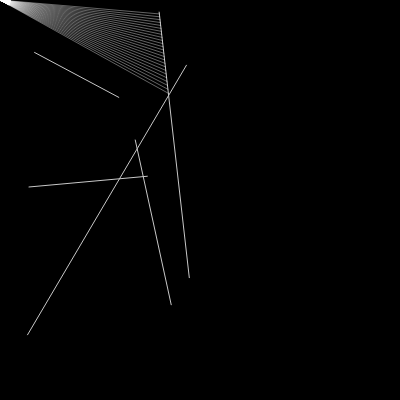
Frame 1 (no input)
Frame 60 (no input): identical to frame 1, image omitted
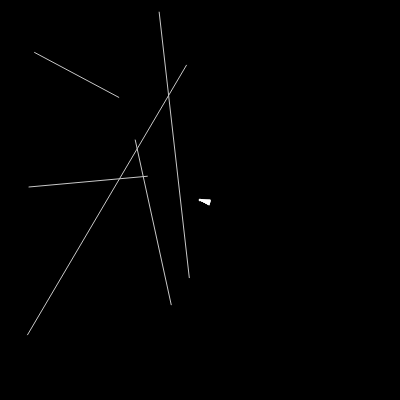
Frame 120 (the mouse pressed at the canvas centre since frame 60)

The p5.js sketch that drew these frames (run headless with seeded random() and noise() and a simulated clock; from frame 60 on, the mouse is pressed at the canvas centre):

// p5.js sketch
// ── sketch.js
let walls = []
let ray
let particle

let colors

function setup() {
   colors = [random(255), random(255), random(255), random(255), random(255)]
  createCanvas(400, 400);

  for(let i = 0; i< 5; i++) {
    walls[i] = new Wall(random(height),random(height),random(height/2),random(height/2))
  }
  
  particle = new Particle()
}

function draw() {
  background(0);
  for(let wall of walls) {
    wall.show()
  } 
    particle.update(mouseX, mouseY)
    particle.show()
    particle.look(walls)
  
}

// ── particle.js
class Particle {
  constructor() {
    this.pos = createVector(width/2, height/2)
    this.rays = []
    for(let angle = 0; angle <30; angle+= 1) {
      this.rays.push(new Ray(this.pos, radians(angle)))
    }
  }

  look(walls) {
    for(let ray of this.rays) {
      let closest = null
      let record = Infinity
      for(let wall of walls) {
        const pt = ray.cast(wall)
        if(pt) {
          const d = p5.Vector.dist(this.pos, pt)
          if(d < record) {
            record = d
            closest = pt
          }
        }
      }

      if(closest) {
        stroke(255, 100)
        line(this.pos.x, this.pos.y, closest.x, closest.y)
      }
    }
  }

  show() {
    fill(255)
    ellipse(this.pos.x, this.pos.y, 2)
    for(let ray of this.rays) {
      ray.show()
    } 
  }

  update(x, y) {
    this.pos.set(x, y)
  }
}
// ── ray.js
class Ray {
    constructor(pos, angle) {
        this.pos = pos
        this.dir = p5.Vector.fromAngle(angle)
    }

    lookAt(x, y) {
        this.dir.x = x - this.pos.x
        this.dir.y = y - this.pos.y
        this.dir.normalize()
    }
    
    show() {
        stroke(255)
        push()
        translate(this.pos.x, this.pos.y)
        line(0,0,this.dir.x*10, this.dir.y*10)
        pop()
    }

    cast(wall) {
        const x1 = wall.a.x
        const y1 = wall.a.y
        const x2 = wall.b.x
        const y2 = wall.b.y

        const x3 = this.pos.x
        const y3 = this.pos.y
        const x4 = this.pos.x + this.dir.x
        const y4 = this.pos.y + this.dir.y

        const den = (x1 - x2) * (y3-y4)  - (y1 - y2) * (x3 - x4)
        
        if(den == 0) return

        const t = ((x1 - x3) * (y3 - y4) - (y1 - y3) * (x3 - x4)) / den
        const u = -((x1 - x2) * (y1 - y3) - (y1 - y2) * (x1 - x3)) / den

        if(t > 0 && t <1 && u > 0) {
            const pt = createVector()
            pt.x = x1+t*(x2-x1)
            pt.y = y1+t*(y2-y1)
            return pt
        }
        
        // stroke('red')
        // line(10,20,30,40)
        // line(x3,y3,x4,y4)
    }
}
// ── wall.js
class Wall {
    constructor(x1, y1, x2, y2) {
        this.a = createVector(x1, y1)
        this.b = createVector(x2, y2)
    }

    show() {
        stroke(200)
        line(this.a.x, this.a.y, this.b.x, this.b.y)
    }
}
